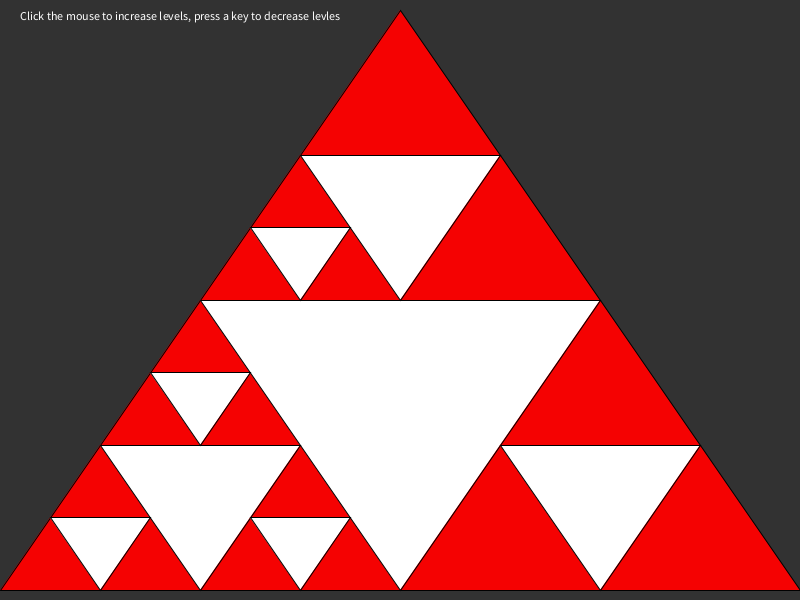
Frame 1 (no input)
Frame 60 (the mouse pressed at the canvas centre just before this capture): identical to frame 1, image omitted
Frame 120 (the mouse held since frame 60 and released just before this capture): identical to frame 1, image omitted

The Processing sketch that drew this single still picture (run headless with seeded random() and noise(); from frame 60 on, the mouse is pressed at the canvas centre):

// Processing sketch: Section2
// ── Section2.pde
int levels;
color bg,fg;

void setup() {
  size(800, 600);
  levels = 2;
}

/*Create Sierpiski's Gasket (google an image of this)
  The outer triangle are the vertices: (v1x, v1y), (v2x,v2y), (v3x, v3y)
  levels:
  0 = regular triangle
  1 = triforce (looks like 3 triangles)
  2 = each of the 3 triangles will be cut into 3 triangles.
  etc.
*/
void gasket(int levels, float v1x, float v1y, float v2x, float v2y, float v3x, float v3y) {
    //YOU WRITE THIS METHOD!
    if(levels >= 0){
    fill(245, 2, 2);
    triangle(v1x, v1y, v2x, v2y, v3x, v3y);
      if(levels >= 1){
        fill(255);
        triangle((v1x + v2x)/2, (v1y+ v2y)/2, (v1x + v3x)/2, (v1y + v3y)/2, (v2x+ v3x) / 2, (v2y + v3y)/2);
        if(levels >= 2){
          float x1 = (v1x + v2x)/2;
          float y1 = (v1y+ v2y)/2;
          float x2 = (v1x + v3x)/2;
          float y2 = (v1y + v3y)/2;
          float x3 = (v2x+ v3x) / 2;
          float y3 = (v2y + v3y)/2;
          fill(255);
          triangle((v1x + x1)/2, (v1y + y1)/2, (x1 + x2)/2, (y1 + y2)/2, (x2 + v1x)/2, (y2 + v1y)/2);
          triangle((v2x + x1)/2, (v2y + y1)/2, (x1 + x3)/2, (y1 + y3)/2, (v2x + x3)/2, (v2y + y2)/2);
          triangle((v3x + x2)/2, (v3y + y2)/2, (x2 + x3)/2, (y2 + y3)/2, (v3x + x3)/2, (v3y + y3)/2);
          if(levels >=2){
            float x1v1 = (v1x + x1)/2;
            float y1v1 = (v1y + y1)/2;
            float x12 = (x1 + x2)/2;
            float y12 = (y1 + y2)/2;
            float x2v1 = (x2 + v1x)/2;
            float y2v1 = (y2 + v1y)/2;
            float x1v2 = (v2x + x1)/2;
            float y1v2 = (v2y + y1)/2;
            float x13 = (x1 + x3)/2;
            float y13 = (y1 + y3)/2;
            float x2v2 = (v2x + x3)/2;
            float y2v2 = (v2y + y2)/2;
            float x2v3 = (v3x + x2)/2;
            float y2v3 = (v3y + y2)/2;
            float x23 = (x2 + x3)/2;
            float y23 = (y2 + y3)/2;
            float x3v3 = (v3x + x3)/2;
            float y3v3 = (v3y + y3)/2;
            triangle((v1x + x1v1)/2, (v1y + y1v1)/2, (x2v1 + x1v1)/2, (y2v1 + y1v1)/2, (x2v1 + v1x)/2, (y2v1 + v1y)/2);
            triangle((x2 + x12)/2, (y2 + y12)/2, (x12 + x2v1)/2, (y12 + y2v1)/2, (x2 + x2v1)/2, (y2+y2v1)/2);
            triangle((x1v1 + x1)/2, (y1v1 +y1)/2, (x12 + x1)/2, (y12 + y1)/2, (x1v1 + x12)/2, (y1v1 + y12)/2);
            triangle((x2 + x2v3)/2, (y2 + y2v3)/2, (x2v3+ x23)/2, (y2v3 + y23)/2, (x23 + x2)/2, (y23 + y2)/2);
            //triangle((x2v3 + v2x)/2, (y2v3 + v2y)/2, (x3v3 + x2v3)/2, (y3v3 + y2v3)/2, (v2x + x3v3)/2, (v2y + y3v3)/2);
          }
        }
      }
    }
}

void draw() { 
  background(50);  
  
  fill(255);
  text("Click the mouse to increase levels, press a key to decrease levles",20,20);

  gasket(levels,0, height-10, width, height-10, width/2, 10);

 //koch(levels,width-10, height/2,10, height/3 ); 
 //other fractal you can do! This requires a bit more math, or you can look up the coordinates.
}

void mouseClicked(){ 
 levels ++;  
}

void keyPressed(){
 levels --; 
}
